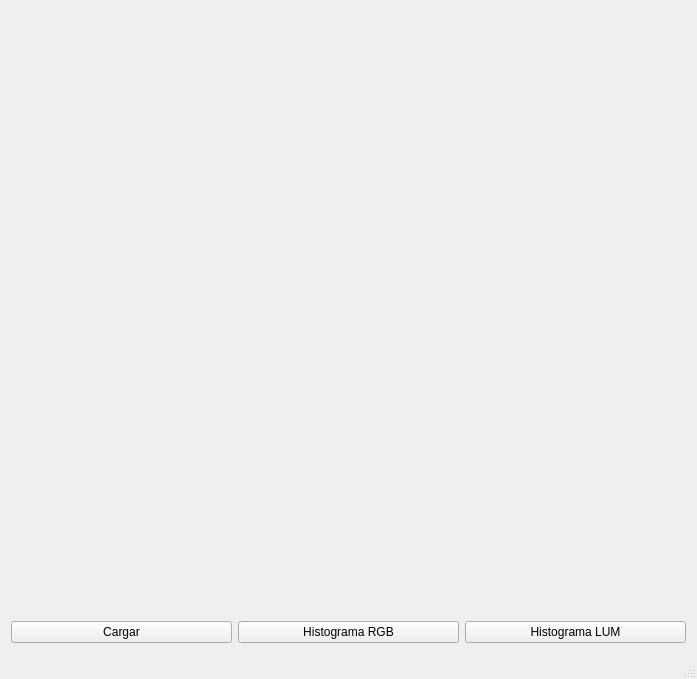
<?xml version="1.0" encoding="UTF-8"?>
<ui version="4.0">
 <class>MainWindow</class>
 <widget class="QMainWindow" name="MainWindow">
  <property name="geometry">
   <rect>
    <x>0</x>
    <y>0</y>
    <width>697</width>
    <height>679</height>
   </rect>
  </property>
  <property name="windowTitle">
   <string>MainWindow</string>
  </property>
  <widget class="QWidget" name="centralWidget">
   <layout class="QGridLayout" name="gridLayout">
    <item row="0" column="0" colspan="3">
     <widget class="QLabel" name="imageLabel">
      <property name="minimumSize">
       <size>
        <width>0</width>
        <height>0</height>
       </size>
      </property>
      <property name="maximumSize">
       <size>
        <width>800</width>
        <height>600</height>
       </size>
      </property>
      <property name="text">
       <string/>
      </property>
     </widget>
    </item>
    <item row="1" column="0">
     <widget class="QPushButton" name="loadButton">
      <property name="text">
       <string>Cargar</string>
      </property>
     </widget>
    </item>
    <item row="1" column="1">
     <widget class="QPushButton" name="rgbHistButton">
      <property name="text">
       <string>Histograma RGB</string>
      </property>
     </widget>
    </item>
    <item row="1" column="2">
     <widget class="QPushButton" name="lumHistButton">
      <property name="text">
       <string>Histograma LUM</string>
      </property>
     </widget>
    </item>
   </layout>
  </widget>
  <widget class="QStatusBar" name="statusBar"/>
 </widget>
 <layoutdefault spacing="6" margin="11"/>
 <resources/>
 <connections/>
</ui>
